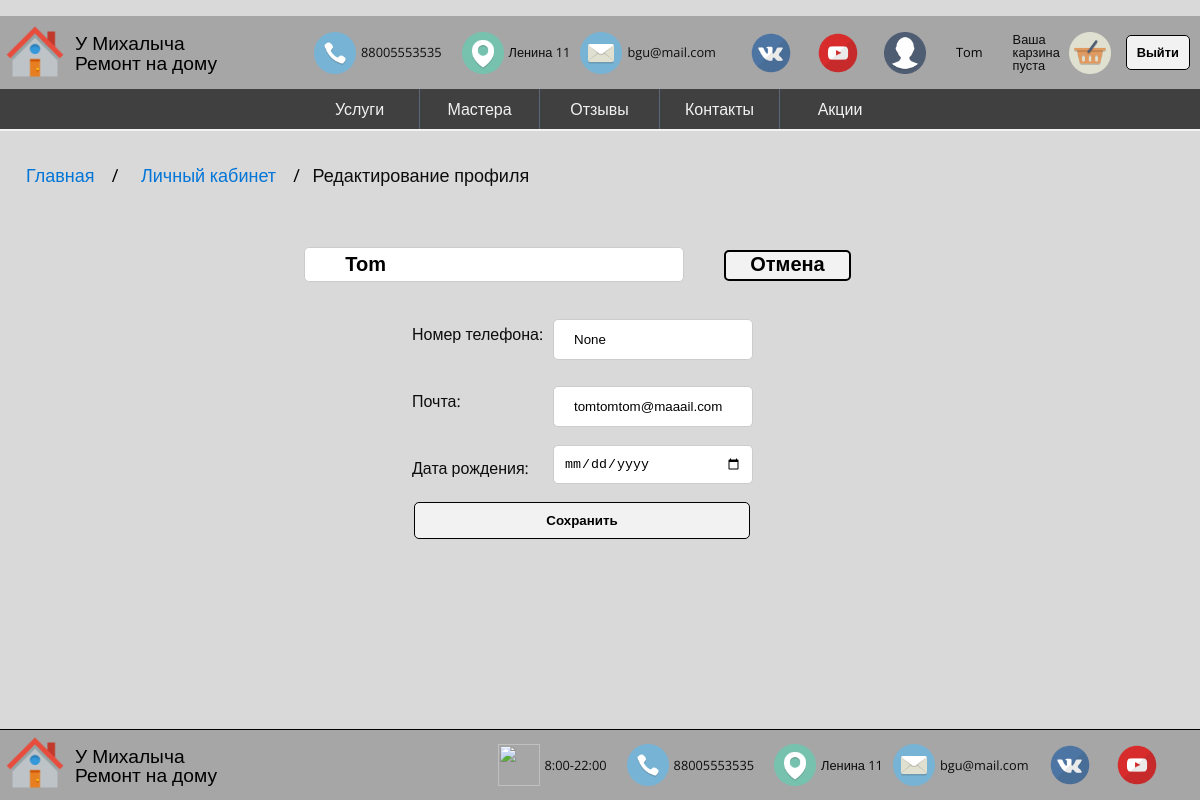
/users/3/edit/, run on the app's committed database.
### remontPC/apps/users/models.py (models this page shows, shortened)
class Client(models.Model):
	user = models.OneToOneField(User, on_delete=models.CASCADE, null=True, blank=True)
	client_name = models.CharField('ФИО', max_length = 100)
	client_password = models.CharField('Пароль клиента', max_length = 200)
	client_telephonenumber = models.CharField('Номер телефона', max_length = 11, null = True , blank = True)
	client_email = models.EmailField('E-mail')
	client_birthdaydate = models.DateField('Дата рождения', null = True , blank = True)
	class Meta:
		verbose_name = 'Клиент'
		verbose_name_plural = 'Клиенты'

### remontPC/apps/users/views.py (the view, shortened to what this page needs)
# urls.py: path('<int:client_id>/edit/', views.clientedit, name='clientedit'),
def clientedit(request, client_id):
	cl = Client.objects.get(id = client_id)
	user = cl.user
	userid = str(user.id)
	return render(request, 'client/profileedit.html', {'cl': cl, 'user':user})

### remontPC/apps/cart/cart.py (called while the page is built)
    def __len__(self):
        return sum(item['quantity'] for item in self.cart.values())

### remontPC/apps/cart/context_processors.py (called while the page is built)
def cart(request):
    return {'cart': Cart(request)}

### remontPC/templates/client/profileedit.html (shortened to what this page needs)
﻿<!DOCTYPE html>
{% load static %}
<html lang="ru">
    <head>
        <link rel="stylesheet" href="{% static 'remontPC/css/main.css' %}">
        <link rel="stylesheet" href="{% static 'remontPC/lightzoom/style.css' %}" type="text/css">
		<link rel="stylesheet" href="{% static 'remontPC/package/font-awesome.min.css' %}">
		<link rel="stylesheet" href="{% static 'remontPC/package/swiper-bundle.min.css' %}">
    </head>
    <body>
    <header>
        <div class = "mainheader">
			<div class="logo">
			<a class="imgA" href="{% url 'main:index' %}"><img src="{% static 'remontPC/image/home.png' %}" alt=""></a>
 			<p><a href="{% url 'main:index' %}">У Михалыча<br/>Ремонт на дому</a></p>
			</div>
				<div class="contacts">
					<div class="phone"><a href="{% url 'users:contacts' %}"><img src="{% static 'remontPC/image/phone.jpg' %}" alt=""></a>
					88005553535</div>
					<div class="geol"><a href="{% url 'users:contacts' %}"><img src="{% static 'remontPC/image/geol.png' %}" alt=""></a>
					Ленина 11</div>
					<div class="mail"><a href="{% url 'users:writeus' %}"><img src="{% static 'remontPC/image/mail.png' %}" alt=""></a>
					bgu@mail.com</div>
				</div>
				<div class="login">
					<div class="mail"><a href="{% url 'users:writeus' %}"><img src="{% static 'remontPC/image/vk.png' %}" alt=""></a>
					</div>
					<div class="mail"><a href="{% url 'users:writeus' %}"><img src="{% static 'remontPC/image/youTube.png' %}" alt=""></a>
					</div>
                    {% if user.is_authenticated %}
                    <img src="{% static 'remontPC/image/icon.png' %}" alt="">
                    <p><a href="{% url 'users:client' user.id %}">{{user.username}}</a></p>
                    <div class="cart">
                        {% with total_items=cart|length %}
                            {% if cart|length > 0 %}
                                У вас в заказе:
                                <a href="{% url 'cart:cart_detail' %}">
                                    {{ total_items }} услуга{{ total_items|pluralize }},
                                    на сумму {{ cart.get_total_price }} руб.
                                </a>
                            {% else %}
                                Ваша карзина пуста
                            {% endif %}
                        {% endwith %}
                    </div>
					<div class="korzina"><a href="{% url 'cart:cart_detail' %}"><img src="{% static 'remontPC/image/korzina.png' %}" alt=""></a>
					</div>
					<a href="{% url 'logout' %}" class="button">Выйти</a>
					{% else %}
					<p><a href="{% url 'login' %}">Гость</a></p>
					<a href="{% url 'login' %}" class="button">Войти</a>
					{% endif %}
                </div>
            </div>
	</header>
		<div class='admenu' >
			<nav id="desktop">
				<ul>
					<li><a href="{% url 'mainservices:index' %}">Услуги</a></li>
					<li><a href="{% url 'users:workers' %}">Мастера</a></li>
					<li><a href="{% url 'reviews:reviews' %}">Отзывы</a></li>
					<li><a href="{% url 'users:contacts' %}">Контакты</a></li>
					<li><a href="{% url 'sales:sales' %}">Акции</a></li>
				</ul>
			</nav>
		</div>
        <ul class="breadcrumb">
            <li><a href="{% url 'main:index' %}">Главная</a></li>
            <li><a href="{% url 'users:client' user.id %}">Личный кабинет</a></li>
            <li class="activem">Редактирование профиля</li>
		  </ul>
        <div class="content">
        <form method = post action="{% url 'users:clientedit' cl.id %}">
            <div class = "buttonzagolovokred">
                <h1><input type="textred" value="{{cl.client_name}}" name="clientname" ></h1>
                <a href="{% url 'users:client' user.id %}"class="buttonsave">Отмена</a></div>
                    <div class="profile">
                        <div class="reduser">
                                <div class="redluser">
                                    <div class="redphone"><label for="text"><b>Номер телефона:</b></label><input type="text" value="{{cl.client_telephonenumber}}" name="clientphone" ></div>
                                    <div class="redmail"><label for="text"><b>Почта:</b></label><input type="mail" value="{{cl.client_email}}" name="clientemail" ></div>
                                    <div class="redbd"><label for="text"><b>Дата рождения:</b></label><input type="date" value="{{cl.client_birthdaydate|date:'Y-m-d'}}" name="clientbd" required=""></div>
                                    <div class="btnsave"><button type="submit" class="regbtn">Сохранить</button></div>
                                </div>
                        </div>
                    </div>
               </form>
            </div>
            <footer >
                <div class="mainfooter">
                    <div class="logo">
                    <img src="{% static 'remontPC/image/home.png' %}" alt="">
                     <p><a href="{% url 'main:index' %}">У Михалыча<br/>Ремонт на дому</a></p>
                    </div>
                        <div class="contacts">
                            <div class="time"><a href="{% url 'users:contacts' %}"><img src="{% static 'remontPC/image/time.png' %}" alt=""></a>
                            8:00-22:00</div>
                            <div class="phone"><a href="{% url 'users:contacts' %}"><img src="{% static 'remontPC/image/phone.jpg' %}" alt=""></a>
                            88005553535</div>
                            <div class="geol"><a href="{% url 'users:contacts' %}"><img src="{% static 'remontPC/image/geol.png' %}" alt=""></a>
                            Ленина 11</div>
                            <div class="mail"><a href="{% url 'users:writeus' %}"><img src="{% static 'remontPC/image/mail.png' %}" alt=""></a>
                            bgu@mail.com</div>
                        <div class="mail"><a href="{% url 'users:writeus' %}"><img src="{% static 'remontPC/image/vk.png' %}" alt=""></a>
                        </div>
                        <div class="mail"><a href="{% url 'users:writeus' %}"><img src="{% static 'remontPC/image/youTube.png' %}" alt=""></a>
                        </div>
                        </div>
                </div>
            </footer>
        </body>
    </html>

### data on the page
Client: clientname "Tom", clientphone "None", clientemail "tomtomtom@maaail.com"

### other printed values
{{ user.username }} "Tom"
